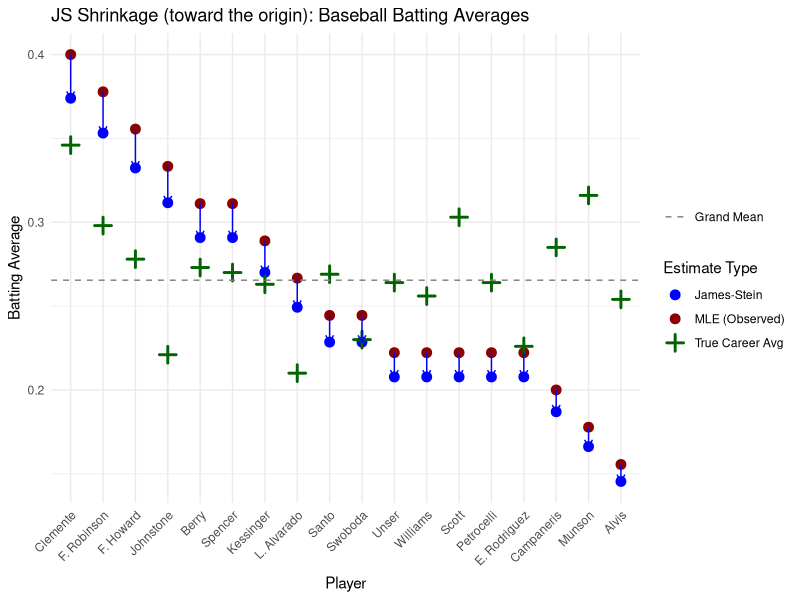
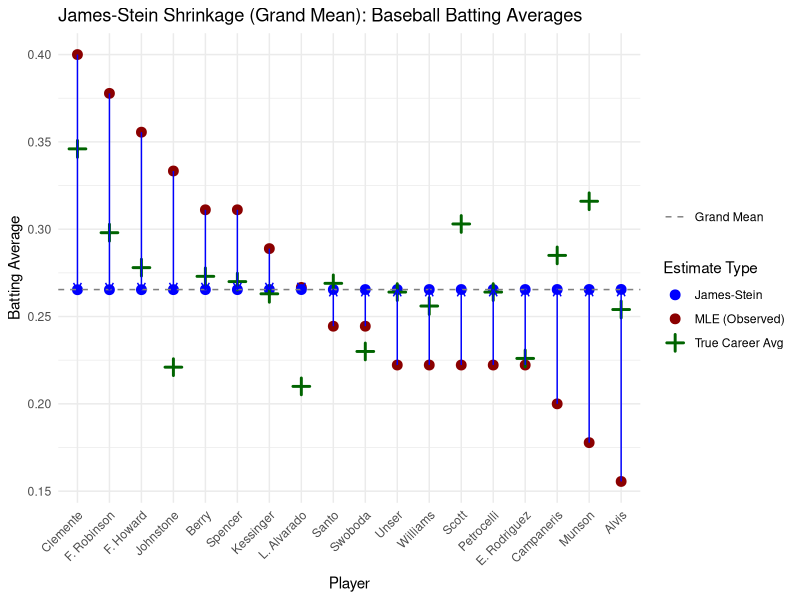
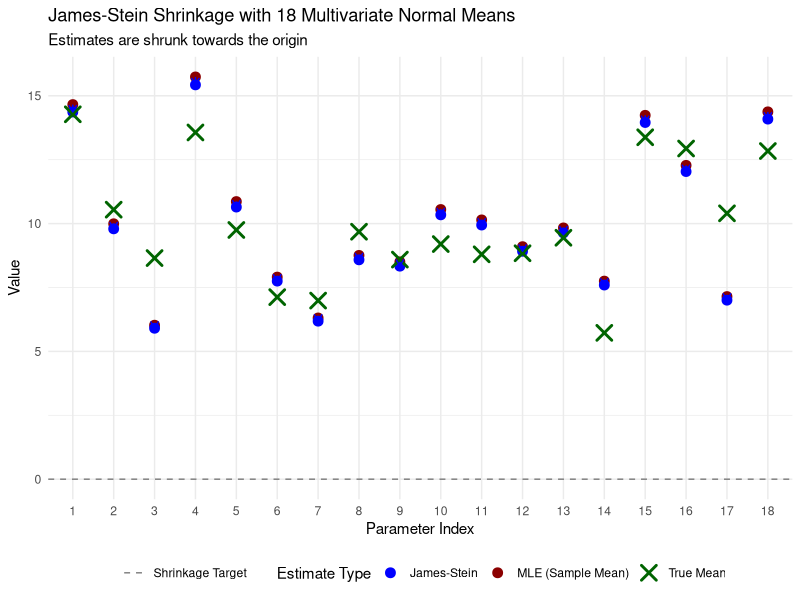
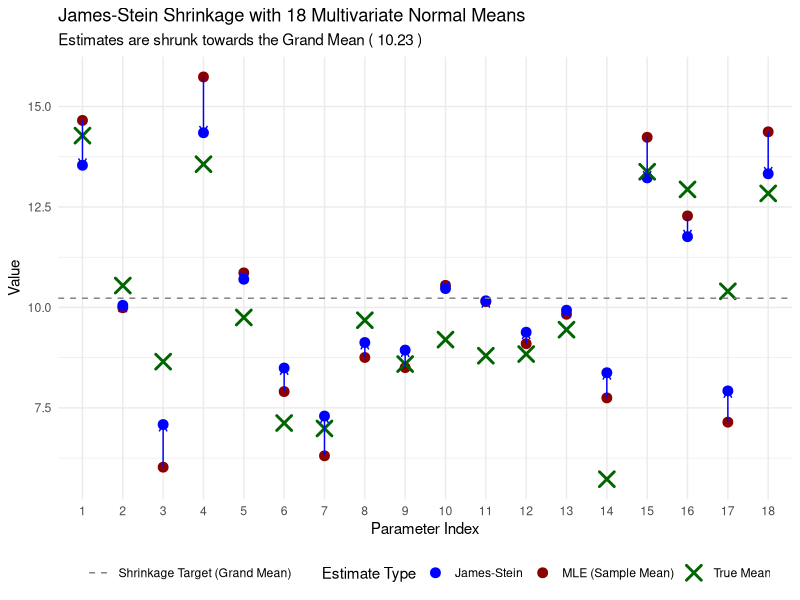

Reproduce these figures in R, in order.
## ---- chunk 1
library(tidyverse)
## ---- chunk 2
baseball_data <- read.csv("baseball.csv")
baseball_data
## ---- chunk 3
baseball_data_n <- baseball_data %>%
  mutate(Observed_Avg = Hits / At_Bats)
baseball_data_n
## ---- chunk 4
# This calculate the MSE for the sample mean 
sse_mle_prel <- sum((baseball_data_n$Observed_Avg - baseball_data_n$True_Avg)^2)
print(sse_mle_prel)
## ---- chunk 5
# This is just the observed average above
mle_estimates <- baseball_data_n$Observed_Avg
# James-Stein Estimation
# Defining the number of parameters and prescribing the variance
p <- nrow(baseball_data_n)
sigma_sq <- 0.0055 # Variance assumed as known (for simplicity)
# Calculating the shrinkage factor, say  C
sum_sq_dev <- sum((baseball_data_n$Observed_Avg)^2)
C <- 1 - ((p - 2) * sigma_sq) / sum_sq_dev
# Calculating the JS estimates
js_estimates <- C * (baseball_data_n$Observed_Avg)
## ---- chunk 6
results <- baseball_data_n %>%
  mutate(MLE_Estimate = mle_estimates,
         JS_Estimate = js_estimates)
print(results)
## ---- chunk 7
# Calculating SSE for each estimator
sse_mle <- sum((results$MLE_Estimate - results$True_Avg)^2)
sse_js <- sum((results$JS_Estimate - results$True_Avg)^2)
# Computing the "improvement rate" of JS w.r.t. MLE
improv_js_mle <- round(100 * (1 - sse_js/sse_mle), 1)
## ---- chunk 8
performance <- tibble(
    Estimator = c("MLE", "James-Stein (origin)", "Improvement (%)"),
    SSE = c(sse_mle, sse_js, improv_js_mle)
  )
## ---- chunk 9
# Print the performance table
knitr::kable(performance, digits = 4, 
             caption = "SSE Comparison for JS (origin) vs MLE")
## ---- chunk 10
# Here we compute the "grand mean" of the observed mean (for further use)...
y_gm <- mean(baseball_data_n$Observed_Avg)
# ...and then come back to the implementation of the "ggplot" code
results %>%
  arrange(desc(Observed_Avg)) %>%
  mutate(Player = fct_inorder(Player)) %>%
  ggplot(aes(x = Player)) +
  geom_point(aes(y = MLE_Estimate, color = "MLE (Observed)"), size = 3) +
  geom_point(aes(y = JS_Estimate, color = "James-Stein"), size = 3) +
  geom_point(aes(y = True_Avg, color = "True Career Avg"), size = 3, shape = 3, stroke = 1.5) +
 geom_hline(aes(yintercept = y_gm, linetype = "Grand Mean"), color = "gray50") +
  geom_segment(aes(xend = Player, y = MLE_Estimate, yend = JS_Estimate), 
               arrow = arrow(length = unit(0.2, "cm")), color = "blue") +
  scale_color_manual(name = "Estimate Type", 
                     values = c("MLE (Observed)" = "darkred", 
                                "James-Stein" = "blue", 
                                "True Career Avg" = "darkgreen")) +
  scale_linetype_manual(name = "", values = c("Grand Mean" = "dashed")) +
  labs(title = "JS Shrinkage (toward the origin): Baseball Batting Averages",
       y = "Batting Average", x = "Player") +
  theme_minimal() +
  theme(axis.text.x = element_text(angle = 45, hjust = 1))
## ---- chunk 11
# James-Stein Estimation (toward the grande mean and with the same population parameters as peviously)
# Calculating the shrinkage factor, say C_shr
sum_sq_dev_shr <- sum((baseball_data_n$Observed_Avg - y_gm)^2)
C_shr <- 1 - ((p - 3) * sigma_sq) / sum_sq_dev_shr
# Calculating  the new JS estimates
js_estimates_shr <- y_gm + C_shr * (baseball_data_n$Observed_Avg - y_gm)
## ---- chunk 12
# Combine into a results tibble...
results_shr <- baseball_data_n %>%
  mutate(MLE_Estimate = mle_estimates,
         JS_Estimate_shr = js_estimates_shr,y_gm) 
# ...and prepare for display (hiding two columns for better visualization)
results_shr_display <- results_shr %>%
  select(Player, True_Avg:JS_Estimate_shr,y_gm)
print(results_shr_display)
## ---- chunk 13
# Calculating the SSE performance of the new estimator
sse_js_shr <- sum((results_shr$JS_Estimate_shr - results$True_Avg)^2)
improv_js_mle_shr <- round(100 * (1 - sse_js_shr/sse_mle), 1)
performance_shr <- tibble(
    Estimator = c("MLE", "James-Stein (grand mean)", "Improvement (%)"),
    SSE = c(sse_mle, sse_js_shr, improv_js_mle_shr)
  )
# Print the performance table
knitr::kable(performance_shr, digits = 4, 
             caption = "SSE Comparison for JS (grand mean) vs MLE")
## ---- chunk 14
results_shr %>%
  arrange(desc(Observed_Avg)) %>%
  mutate(Player = fct_inorder(Player)) %>%
  ggplot(aes(x = Player)) +
  geom_point(aes(y = MLE_Estimate, color = "MLE (Observed)"), size = 3) +
  geom_point(aes(y = JS_Estimate_shr, color = "James-Stein"), size = 3) +
  geom_point(aes(y = True_Avg, color = "True Career Avg"), size = 3, shape = 3, stroke = 1.5) +
  geom_hline(aes(yintercept = y_gm, linetype = "Grand Mean"), color = "gray50") +
  geom_segment(aes(xend = Player, y = MLE_Estimate, yend = JS_Estimate_shr), 
               arrow = arrow(length = unit(0.2, "cm")), color = "blue") +
  scale_color_manual(name = "Estimate Type", 
                     values = c("MLE (Observed)" = "darkred", 
                                "James-Stein" = "blue", 
                                "True Career Avg" = "darkgreen")) +
  scale_linetype_manual(name = "", values = c("Grand Mean" = "dashed")) +
  labs(title = "James-Stein Shrinkage (Grand Mean): Baseball Batting Averages",
       y = "Batting Average", x = "Player") +
  theme_minimal() +
  theme(axis.text.x = element_text(angle = 45, hjust = 1))
## ---- chunk 15
run_js_simulation <- function(p , n , sigma_sq_true , mu_true ) {
  # Let us generate the data by creating a matrix of n observations for each of the p parameters, with each column "i" being drawn from N(mu_true[i], sigma_sq_true).
  data_matrix <- matrix(rnorm(n * p, mean = mu_true, sd = sqrt(sigma_sq_true)),
                        nrow = n, ncol = p, byrow = TRUE)
  #  Calculating the MLE, which is the sample mean for each column (thus averaging over the observations).
  mle_estimates_normal <- colMeans(data_matrix)
  
  # Redefining the variance, which we assume as known (for simplicity)
  S_sq <- sigma_sq_true
  
  # James-Stein (JS) Estimator (origin as a target)
  
  # Calculating the shrinkage factor.
  y_bar_norm_sq <- sum(mle_estimates_normal^2)
  shrinkage_factor <- (((p - 2) * S_sq)/n) / y_bar_norm_sq
  
  # Calculating the JS estimator proper
  C_or <- 1 - shrinkage_factor
  js_estimates_normal <- C_or * mle_estimates_normal
  
  # Evaluating the performance...
  sse_mle_normal <- sum((mle_estimates_normal - mu_true)^2)
  sse_js_normal <- sum((js_estimates_normal - mu_true)^2)
  improv_js_normal <- round(100 * (1 - sse_js_normal/sse_mle_normal), 1)
  
  #...and preparing the summary table
  performance_normal <- tibble(
    Estimator = c("MLE", "James-Stein", "Improvement (%)"),
    SSE = c(sse_mle_normal, sse_js_normal, improv_js_normal)
  )
  
  # Preparing for plotting
  plot_data <- tibble(
    Parameter_Index = 1:p,
    True_Mean = mu_true,
    MLE_Estimate_normal = mle_estimates_normal,
    JS_Estimate_normal = js_estimates_normal
  )
  
  # Generating the plot
  plot_normal <- ggplot(plot_data, aes(x = factor(Parameter_Index))) +
    geom_point(aes(y = MLE_Estimate_normal, color = "MLE (Sample Mean)"), size = 3) +
    geom_point(aes(y = JS_Estimate_normal, color = "James-Stein"), size = 3) +
    geom_point(aes(y = True_Mean, color = "True Mean"), size = 4, shape = 4, stroke = 1.5) +
    geom_hline(aes(yintercept = 0, linetype = "Shrinkage Target"), color = "gray50") +
    geom_segment(aes(xend = factor(Parameter_Index), y = MLE_Estimate_normal, yend = JS_Estimate_normal), 
                 arrow = arrow(length = unit(0.2, "cm")), color = "blue") +
    scale_color_manual(name = "Estimate Type", 
                       values = c("MLE (Sample Mean)" = "darkred", 
                                  "James-Stein" = "blue", 
                                  "True Mean" = "darkgreen")) +
    scale_linetype_manual(name = "", values = c("Shrinkage Target" = "dashed")) +
    labs(title = paste("James-Stein Shrinkage with", p, "Multivariate Normal Means"),
         subtitle = "Estimates are shrunk towards the origin",
         y = "Value", x = "Parameter Index") +
    theme_minimal() +
    theme(legend.position = "bottom")

  # The final result in a list
  return(list(performance = performance_normal, plot = plot_normal))
}
## ---- chunk 16
# Set seed for reproducibility
set.seed(235)

# Run the simulation
sim_or <- run_js_simulation(p = 18, n = 10, sigma_sq_true = 25, mu_true =  rnorm(18, mean = 10, sd = 2))

# Print the performance table
knitr::kable(sim_or$performance, digits = 4, 
             caption = "SSE Comparison for JS (origin) and MLE")
## ---- chunk 17
print(sim_or$plot)
## ---- chunk 18
# The function is renamed to indicate it shrinks to the Grand Mean, otherwise it follows the same patter as above

run_js_simulation_gm <- function(p , n , sigma_sq_true , mu_true ) { 
  data_matrix <- matrix(rnorm(n * p, mean = mu_true, sd = sqrt(sigma_sq_true)),
                        nrow = n, ncol = p, byrow = TRUE)
  mle_estimates_normal <- colMeans(data_matrix)
  S_sq <- sigma_sq_true
  
  # James-Stein, with the target being the "grand mean" of all the individual MLEs.
  grand_mean <- mean(mle_estimates_normal)
  sum_sq_dev_from_grand_mean <- sum((mle_estimates_normal - grand_mean)^2)
  shrinkage_factor <- (((p - 3) * S_sq) / n) / sum_sq_dev_from_grand_mean
  C_gm <- 1 - shrinkage_factor
  js_estimates_gm <- grand_mean + C_gm * (mle_estimates_normal - grand_mean)
  
  # Evaluating the performance
  sse_mle_normal <- sum((mle_estimates_normal - mu_true)^2)
  sse_js_normal_gm <- sum((js_estimates_gm - mu_true)^2) 
  improv_js_normal_gm <- round(100 * (1 - sse_js_normal_gm/sse_mle_normal), 1)
  
  # Performance tibble
  performance_gm <- tibble( # <-- CHANGED
    Estimator = c("MLE", "James-Stein (Grand Mean)", "Improvement (%)"),
    SSE = c(sse_mle_normal, sse_js_normal_gm, improv_js_normal_gm) 
  )
  
  # Preparing for plotting 
  plot_data_gm <- tibble(
    Parameter_Index = 1:p,
    True_Mean = mu_true,
    MLE_Estimate_normal = mle_estimates_normal,
    JS_Estimate_gm = js_estimates_gm # 
  )
  
  # Generating the plot
  plot_gm <- ggplot(plot_data_gm, aes(x = factor(Parameter_Index))) + # <-- CHANGED (data source)
    geom_point(aes(y = MLE_Estimate_normal, color = "MLE (Sample Mean)"), size = 3) +
    geom_point(aes(y = JS_Estimate_gm, color = "James-Stein"), size = 3) + # <-- CHANGED (y-aesthetic)
    geom_point(aes(y = True_Mean, color = "True Mean"), size = 4, shape = 4, stroke = 1.5) +
    geom_hline(aes(yintercept = grand_mean, linetype = "Shrinkage Target (Grand Mean)"), color = "gray50") +
    geom_segment(aes(xend = factor(Parameter_Index), y = MLE_Estimate_normal, yend = JS_Estimate_gm), # <-- CHANGED (yend)
                 arrow = arrow(length = unit(0.2, "cm")), color = "blue") +
    scale_color_manual(name = "Estimate Type", 
                       values = c("MLE (Sample Mean)" = "darkred", 
                                  "James-Stein" = "blue", 
                                  "True Mean" = "darkgreen")) +
    scale_linetype_manual(name = "", values = c("Shrinkage Target (Grand Mean)" = "dashed")) +
    labs(title = paste("James-Stein Shrinkage with", p, "Multivariate Normal Means"),
         subtitle = paste("Estimates are shrunk towards the Grand Mean (", round(grand_mean, 2), ")"),
         y = "Value", x = "Parameter Index") +
    theme_minimal() +
    theme(legend.position = "bottom")

  # The final result in a list
  return(list(performance = performance_gm, plot = plot_gm, grand_mean = grand_mean))
}
## ---- chunk 19
# Set seed for reproducibility
set.seed(235)

# Running the simulation
sim_gm <- run_js_simulation_gm(p = 18, n = 10, sigma_sq_true = 25, mu_true =  rnorm(18, mean = 10, sd = 2)) 

# The results
knitr::kable(sim_gm$performance, digits = 4, # <-- CHANGED
             caption = "MSE Comparison: Shrinking to the Grand Mean")
print(sim_gm$plot)
